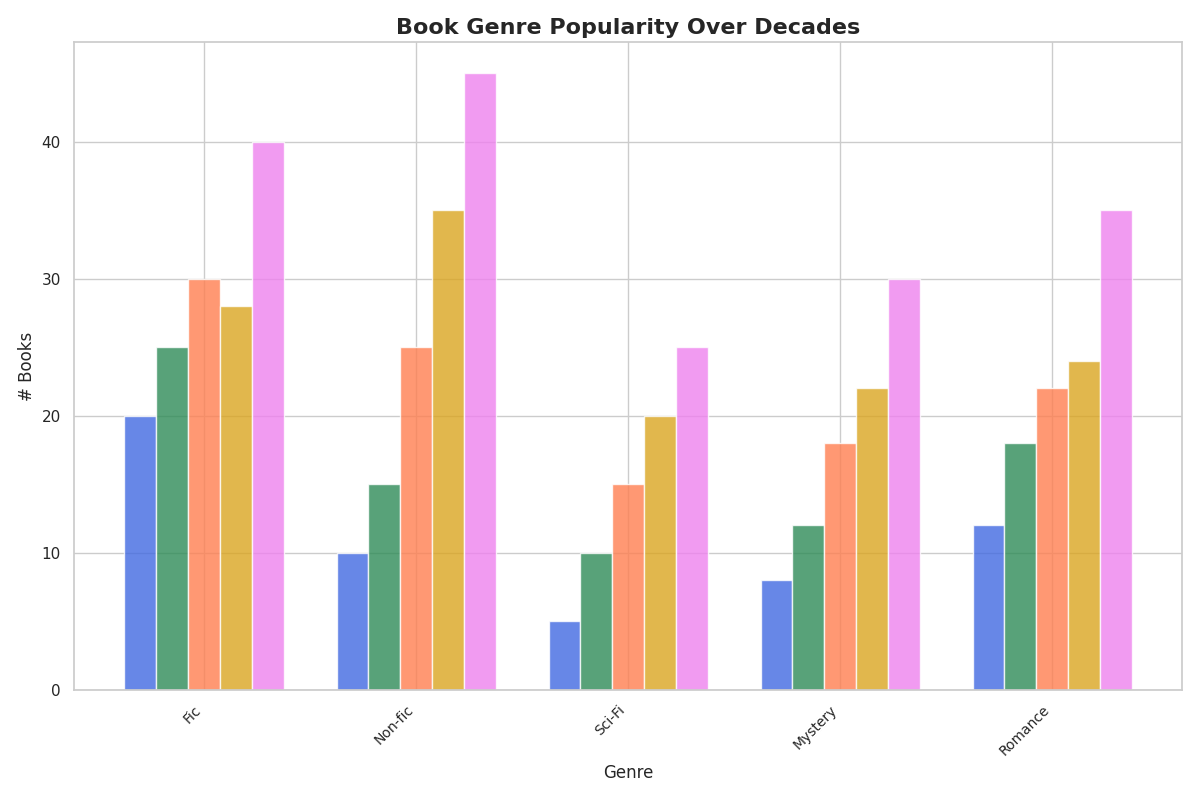

This chart was generated by the following Python code:
import matplotlib.pyplot as plt
import numpy as np

decades = ['60s', '70s', '80s', '90s', '00s']
genres = ['Fic', 'Non-fic', 'Sci-Fi', 'Mystery', 'Romance']

publication_counts = {
    'Fiction': [20, 25, 30, 28, 40],
    'Non-fiction': [10, 15, 25, 35, 45],
    'Science Fiction': [5, 10, 15, 20, 25],
    'Mystery': [8, 12, 18, 22, 30],
    'Romance': [12, 18, 22, 24, 35]
}

fig, ax = plt.subplots(figsize=(12, 8))
colors = ['royalblue', 'seagreen', 'coral', 'goldenrod', 'violet']

for i, (color, decade) in enumerate(zip(colors, decades)):
    x_offsets = np.arange(len(genres)) + i * 0.15
    decade_data = [publication_counts[genre][i] for genre in publication_counts.keys()]
    ax.bar(x_offsets, decade_data, width=0.15, color=color, alpha=0.8)

ax.set_title('Book Genre Popularity Over Decades', fontsize=16, fontweight='bold')
ax.set_xlabel('Genre', fontsize=12)
ax.set_ylabel('# Books', fontsize=12)
ax.set_xticks(np.arange(len(genres)) + 0.3)
ax.set_xticklabels(genres, fontsize=10, rotation=45, ha='right')
plt.tight_layout()
plt.show()
